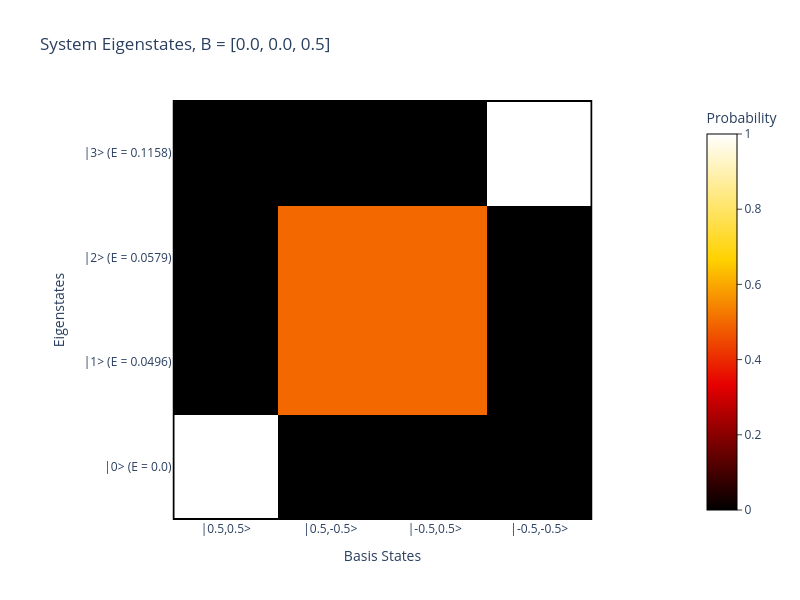
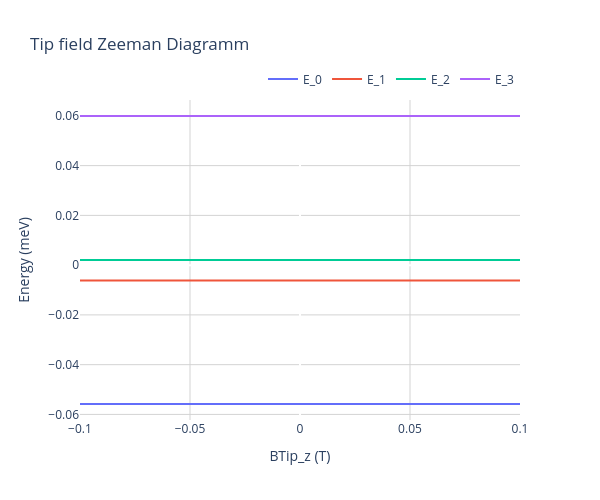

The notebook cell these images were saved under, in order:
### Markdown cell above
## Two coupled spin-1/2

We can now look at a more dynamic system of two coupled spin-1/2 with B = [0, 0, 0.5] T external field, tip field and 2 GHz exchange coupling. We can first have a look at the system without tip field and plot the eigenmatrix and tip field Zeeman diagram.

### Code cell
# initialize SpinSys object 
spinsys2 = SpinSys([0.5, 0.5])
spinsys2.B = np.array([0, 0, 0.5])  # T
spinsys2.BTip = np.array([0, 0, 0]) # T
spinsys2.T = 0.3    # K
spinsys2.Jvector[0, :] = np.array([2, 2, 2])*spinsys2.GHztomeVConversion

# define tunneling parameters
spinsys2.G_ss = [2e-9]*spinsys2.NSpins 
spinsys2.G=0.2e-9
spinsys2.G_tt = 1
spinsys2.V_DC = 0

# plot EigenMatrix
hamil.calcEigStates(spinsys2)
vis.plotEigenMatrix(spinsys2);
lind.plotTipZeemanDiagramm(spinsys2, BTipRange=[-0.1, 0.1], N_BTip=200);

### Figure 1 — Plotly figure (JSON) as saved in the notebook; plotly's stock layout.template omitted (floating-point values rounded to 4 significant figures)
{"data": [{"colorbar": {"outlinecolor": "black", "outlinewidth": 1, "ticks": "outside", "title": {"text": "Probability"}}, "colorscale": [[0, "rgb(0,0,0)"], [0.3333, "rgb(230,0,0)"], [0.6667, "rgb(255,210,0)"], [1, "rgb(255,255,255)"]], "hoverongaps": false, "type": "heatmap", "x": [0, 1, 2, 3], "y": [0, 1, 2, 3], "z": [[0, 0, 0, 1], [0, 0.5, 0.5, 0], [0, 0.5, 0.5, 0], [1, 0, 0, 0]], "zmax": 1, "zmin": 0}], "layout": {"height": 600, "paper_bgcolor": "white", "plot_bgcolor": "white", "shapes": [{"fillcolor": "rgba(0,0,0,0)", "line": {"color": "black", "width": 2}, "type": "rect", "x0": -0.5, "x1": 3.5, "xref": "x", "y0": -0.5, "y1": 3.5, "yref": "y"}], "title": {"text": "System Eigenstates, B = [0.0, 0.0, 0.5]"}, "width": 800, "xaxis": {"constrain": "domain", "tickmode": "array", "ticktext": ["|0.5,0.5>", "|0.5,-0.5>", "|-0.5,0.5>", "|-0.5,-0.5>"], "tickvals": [0, 1, 2, 3], "title": {"text": "Basis States"}}, "yaxis": {"autorange": "reversed", "scaleanchor": "x", "scaleratio": 1, "tickmode": "array", "ticktext": ["|3> (E = 0.1158)", "|2> (E = 0.0579)", "|1> (E = 0.0496)", "|0> (E = 0.0)"], "tickvals": [0, 1, 2, 3], "title": {"text": "Eigenstates"}}}}

### Figure 2 — Plotly figure (JSON) as saved in the notebook; plotly's stock layout.template omitted (floating-point values rounded to 4 significant figures; data arrays with more than 128 entries replaced by an {"elided": "..."} marker saying what was removed)
{"data": [{"mode": "lines", "name": "E_0", "type": "scatter", "x": {"elided": "200 float values"}, "y": {"elided": "200 float values"}}, {"mode": "lines", "name": "E_1", "type": "scatter", "x": {"elided": "200 float values"}, "y": {"elided": "200 float values"}}, {"mode": "lines", "name": "E_2", "type": "scatter", "x": {"elided": "200 float values"}, "y": {"elided": "200 float values"}}, {"mode": "lines", "name": "E_3", "type": "scatter", "x": {"elided": "200 float values"}, "y": {"elided": "200 float values"}}], "layout": {"height": 500, "legend": {"orientation": "h", "x": 1, "xanchor": "right", "y": 1.02, "yanchor": "bottom"}, "paper_bgcolor": "white", "plot_bgcolor": "white", "title": {"text": "Tip field Zeeman Diagramm"}, "width": 600, "xaxis": {"gridcolor": "lightgray", "showgrid": true, "title": {"text": "BTip_z (T)"}}, "yaxis": {"gridcolor": "lightgray", "showgrid": true, "title": {"text": "Energy (meV)"}}}}
